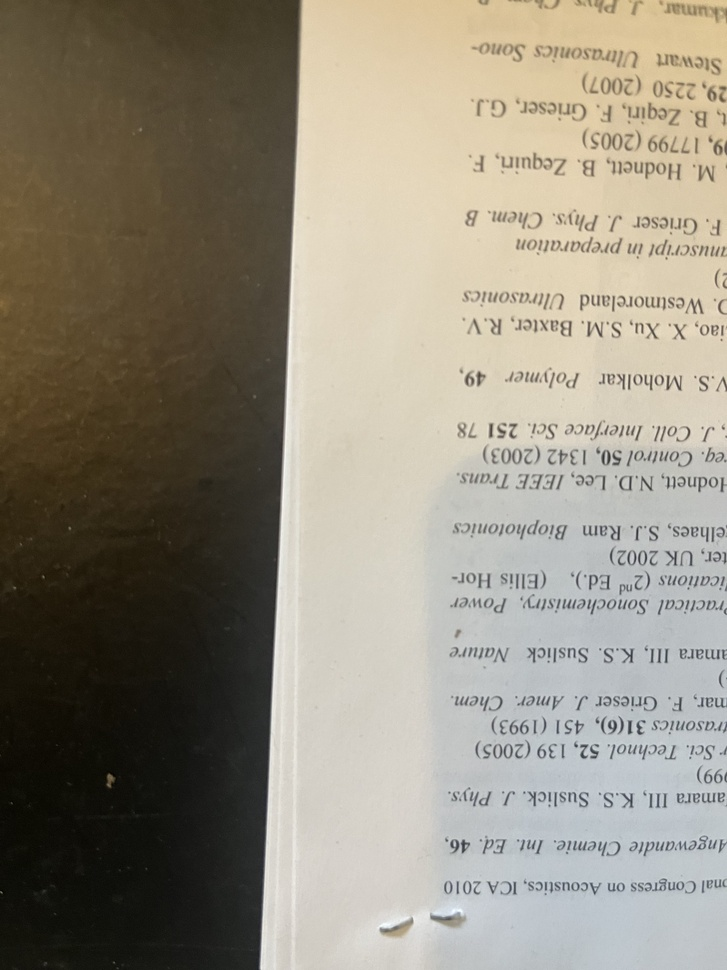
#> input picture test2.jpg, 727 x 970 px, shrunk from 1440 x 1920 before the run, found by its file name
$ python pixel_brightness.py
#> lines starting #> are read from the running program, lines starting #| are printed output that depends on the picture
"""
Interactive Pixel Brightness Inspector
Date: 19 March 2026

Generative AI was used only to assist with improving docstrings, comments,
and logbook-style documentation. The underlying code logic and implementation
remained the student’s own work.

Brief Description
-----------------
Displays an image and prints pixel brightness values when clicked.
"""

import numpy as np
import matplotlib.pyplot as plt
from PIL import Image


# ---------------------------------------------------------------------
# IMAGE PATH
# ---------------------------------------------------------------------

img_path = r"C:\Users\aprko\Desktop\Group_Project\images\test2.jpg"


# ---------------------------------------------------------------------
# LOAD IMAGE
# ---------------------------------------------------------------------

img = Image.open(img_path).convert("RGB")
#> img is the input picture: PIL image 727x970 RGB; mean R, G, B 147.1, 140.7, 126.3
img_array = np.array(img)


# ---------------------------------------------------------------------
# COMPUTE GRAYSCALE BRIGHTNESS
# ---------------------------------------------------------------------

brightness = np.dot(img_array[..., :3], [0.299, 0.587, 0.114])
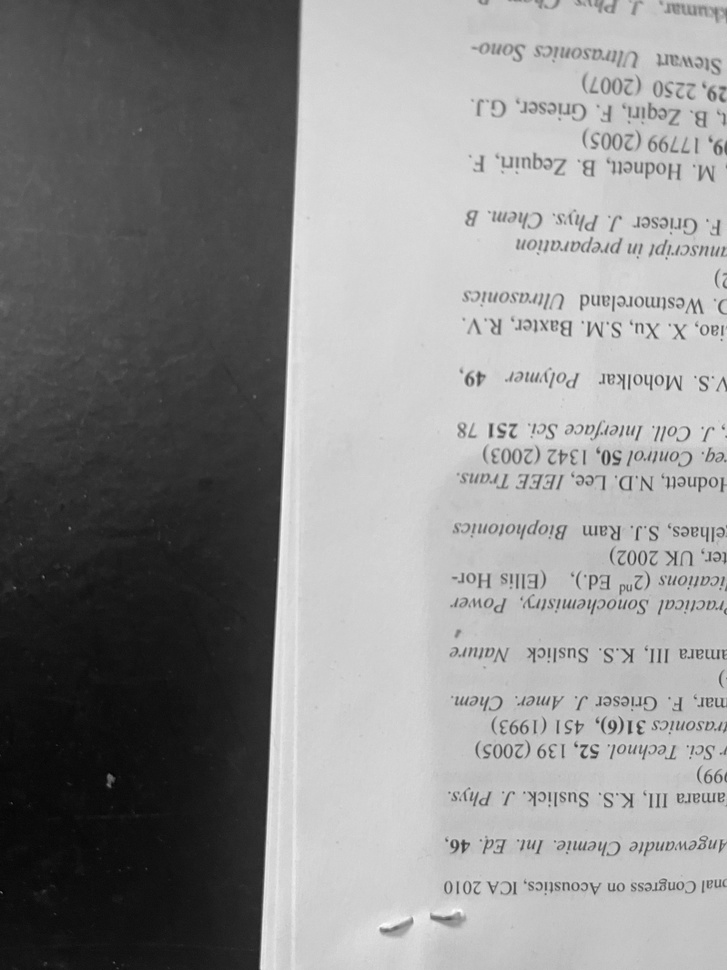
#> brightness: shape (970, 727) float64; min 0.587, max 253.4, mean 141


# ---------------------------------------------------------------------
# DISPLAY IMAGE WITH CLICK INTERACTION
# ---------------------------------------------------------------------

fig, ax = plt.subplots()
ax.imshow(img)
ax.set_title("Click anywhere to see pixel brightness")


def onclick(event):
    """Print brightness value at clicked pixel location."""
    if event.xdata is not None and event.ydata is not None:
        x = int(event.xdata)
        y = int(event.ydata)
        value = brightness[y, x]
        print(f"Clicked at (x={x}, y={y}) → Brightness: {value:.2f}")


fig.canvas.mpl_connect("button_press_event", onclick)

plt.show()
